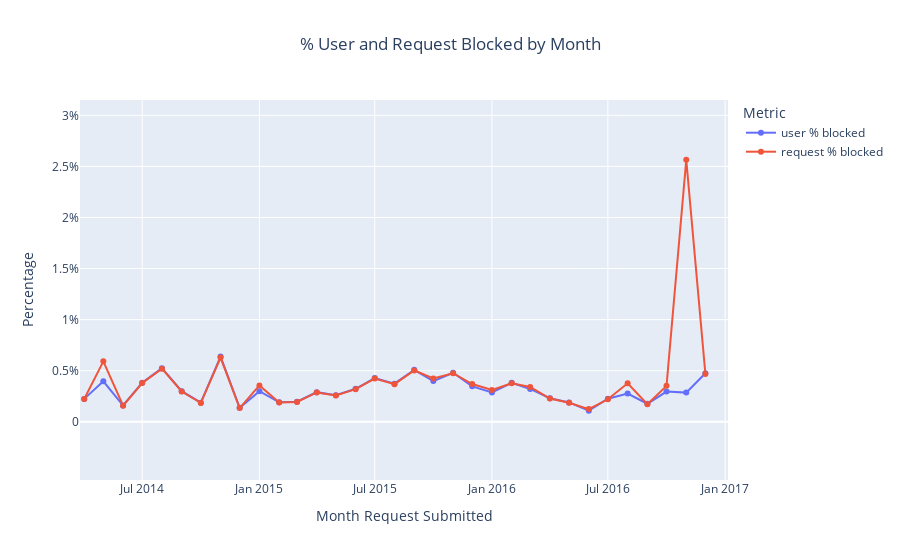

This figure's notebook cell:
### Code cell
# Create the line graph
fig5 = px.line(
    merged_results,
    x='month_request_submitted',
    y=['user % blocked', 'request % blocked'],
    markers=True,
    title='% User and Request Blocked by Month',
    labels={
        'month_request_submitted': 'Month Request Submitted',
        'value': 'Percentage',
        'variable': 'Metric'
    }
)

# Modify yaxis ticks and title layout
fig5.update_layout(
    yaxis=dict(
        tickvals=[0, 0.5, 1, 1.5, 2, 2.5, 3],
        ticktext=['0', '0.5%', '1%','1.5%','2%','2.5%','3%'], 
    ),
    title={'x': 0.5},
)

fig5.show()

### Figure 1 — Plotly figure (JSON) as saved in the notebook; plotly's stock layout.template omitted (floating-point values rounded to 4 significant figures)
{"data": [{"hovertemplate": "Metric=user % blocked<br>Month Request Submitted=%{x}<br>Percentage=%{y}<extra></extra>", "legendgroup": "user % blocked", "line": {"color": "#636efa", "dash": "solid"}, "marker": {"symbol": "circle"}, "mode": "lines+markers", "name": "user % blocked", "orientation": "v", "showlegend": true, "type": "scatter", "x": ["2016-12", "2016-11", "2016-10", "2016-09", "2016-08", "2016-07", "2016-06", "2016-05", "2016-04", "2016-03", "2016-02", "2016-01", "2015-12", "2015-11", "2015-10", "2015-09", "2015-08", "2015-07", "2015-06", "2015-05", "2015-04", "2015-03", "2015-02", "2015-01", "2014-12", "2014-11", "2014-10", "2014-09", "2014-08", "2014-07", "2014-06", "2014-05", "2014-04", "2014-03", "2014-02", "2014-01", "2013-12", "2013-11", "2013-10", "2013-09", "2013-08", "2013-07", "2013-06", "2013-05", "2013-04", "2013-03", "2013-02", "2013-01", "2012-12", "2012-11", "2012-10", "2012-09", "2012-08", "2012-07", "2012-06", "2012-05", "2012-04", "2012-03", "2012-02", "2012-01", "2011-12", "2011-11", "2011-10", "2011-09", "2011-08", "2011-07", "2011-06", "2011-05", "2011-03", "2011-02"], "xaxis": "x", "y": [0.4749, 0.2855, 0.2954, 0.1766, 0.2766, 0.2257, 0.1088, 0.1897, 0.2302, 0.3212, 0.3811, 0.2875, 0.3467, 0.4802, 0.3988, 0.5083, 0.3731, 0.4283, 0.3232, 0.2605, 0.2901, 0.1961, 0.1901, 0.2996, 0.1362, 0.638, 0.1871, 0.2991, 0.5249, 0.3812, 0.1592, 0.396, 0.2242, null, null, 1.034, null, null, null, null, null, null, null, null, null, null, null, null, null, null, null, null, null, null, null, 8.333, null, null, null, null, null, null, null, null, null, null, null, null, null, null], "yaxis": "y"}, {"hovertemplate": "Metric=request % blocked<br>Month Request Submitted=%{x}<br>Percentage=%{y}<extra></extra>", "legendgroup": "request % blocked", "line": {"color": "#EF553B", "dash": "solid"}, "marker": {"symbol": "circle"}, "mode": "lines+markers", "name": "request % blocked", "orientation": "v", "showlegend": true, "type": "scatter", "x": ["2016-12", "2016-11", "2016-10", "2016-09", "2016-08", "2016-07", "2016-06", "2016-05", "2016-04", "2016-03", "2016-02", "2016-01", "2015-12", "2015-11", "2015-10", "2015-09", "2015-08", "2015-07", "2015-06", "2015-05", "2015-04", "2015-03", "2015-02", "2015-01", "2014-12", "2014-11", "2014-10", "2014-09", "2014-08", "2014-07", "2014-06", "2014-05", "2014-04", "2014-03", "2014-02", "2014-01", "2013-12", "2013-11", "2013-10", "2013-09", "2013-08", "2013-07", "2013-06", "2013-05", "2013-04", "2013-03", "2013-02", "2013-01", "2012-12", "2012-11", "2012-10", "2012-09", "2012-08", "2012-07", "2012-06", "2012-05", "2012-04", "2012-03", "2012-02", "2012-01", "2011-12", "2011-11", "2011-10", "2011-09", "2011-08", "2011-07", "2011-06", "2011-05", "2011-03", "2011-02"], "xaxis": "x", "y": [0.4682, 2.564, 0.3518, 0.1716, 0.377, 0.2202, 0.1244, 0.1863, 0.228, 0.3407, 0.376, 0.3106, 0.3697, 0.4754, 0.424, 0.5032, 0.3685, 0.4232, 0.3196, 0.2583, 0.2869, 0.1934, 0.1884, 0.3557, 0.1342, 0.6289, 0.1848, 0.2964, 0.5202, 0.3793, 0.1577, 0.5917, 0.2237, null, null, 1.024, null, null, null, null, null, null, null, null, null, null, null, null, null, null, null, null, null, null, null, 8.333, null, null, null, null, null, null, null, null, null, null, null, null, null, null], "yaxis": "y"}], "layout": {"autosize": true, "legend": {"title": {"text": "Metric"}, "tracegroupgap": 0}, "title": {"text": "% User and Request Blocked by Month", "x": 0.5}, "xaxis": {"anchor": "y", "autorange": false, "domain": [0, 1], "range": ["2014-03-25 08:56:21.8694", "2017-01-05 12:24:00.6764"], "title": {"text": "Month Request Submitted"}, "type": "date"}, "yaxis": {"anchor": "x", "autorange": false, "domain": [0, 1], "range": [-0.57, 3.15], "ticktext": ["0", "0.5%", "1%", "1.5%", "2%", "2.5%", "3%"], "tickvals": [0, 0.5, 1, 1.5, 2, 2.5, 3], "title": {"text": "Percentage"}, "type": "linear"}}}
